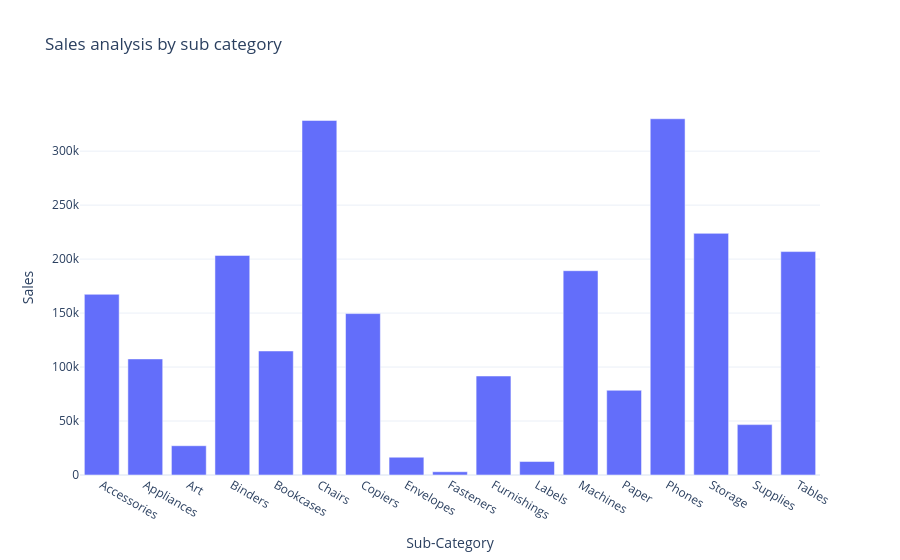

Notebook cell for this chart:
### Code cell
fig = px.bar(sales_by_subcategory, x= 'Sub-Category',y= 'Sales', title= "Sales analysis by sub category")
fig.show()

### Figure 1 — Plotly figure (JSON) as saved in the notebook; plotly's stock layout.template omitted (floating-point values rounded to 4 significant figures)
{"data": [{"alignmentgroup": "True", "hovertemplate": "Sub-Category=%{x}<br>Sales=%{y}<extra></extra>", "legendgroup": "", "marker": {"color": "#636efa", "pattern": {"shape": ""}}, "name": "", "offsetgroup": "", "orientation": "v", "showlegend": false, "textposition": "auto", "type": "bar", "x": ["Accessories", "Appliances", "Art", "Binders", "Bookcases", "Chairs", "Copiers", "Envelopes", "Fasteners", "Furnishings", "Labels", "Machines", "Paper", "Phones", "Storage", "Supplies", "Tables"], "xaxis": "x", "y": [167400.0, 107500.0, 27120.0, 203400.0, 114900.0, 328400.0, 149500.0, 16480.0, 3024.0, 91710.0, 12490.0, 189200.0, 78480.0, 330000.0, 223800.0, 46670.0, 207000.0], "yaxis": "y"}], "layout": {"barmode": "relative", "legend": {"tracegroupgap": 0}, "title": {"text": "Sales analysis by sub category"}, "xaxis": {"anchor": "y", "domain": [0, 1], "title": {"text": "Sub-Category"}}, "yaxis": {"anchor": "x", "domain": [0, 1], "title": {"text": "Sales"}}}}
